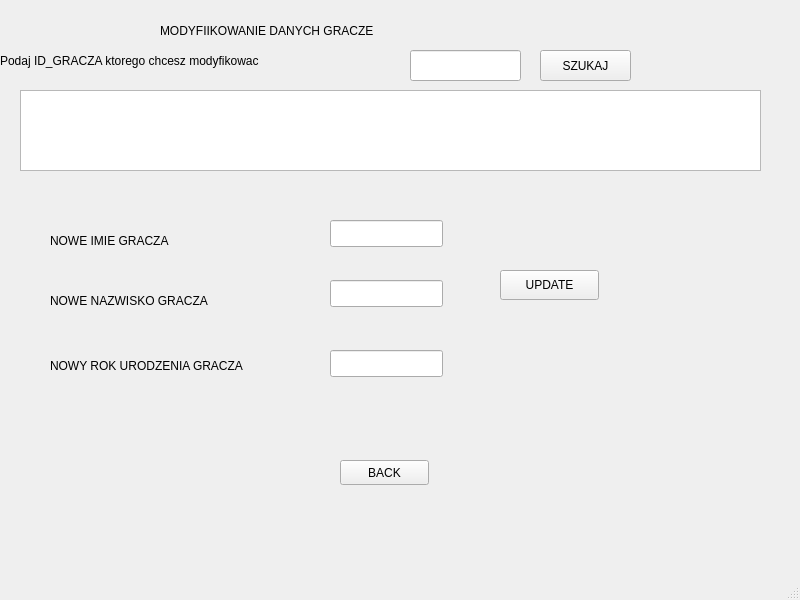
<?xml version="1.0" encoding="UTF-8"?>
<ui version="4.0">
 <class>MainWindow</class>
 <widget class="QMainWindow" name="MainWindow">
  <property name="geometry">
   <rect>
    <x>0</x>
    <y>0</y>
    <width>800</width>
    <height>600</height>
   </rect>
  </property>
  <property name="windowTitle">
   <string>MainWindow</string>
  </property>
  <widget class="QWidget" name="centralwidget">
   <widget class="QLabel" name="label">
    <property name="geometry">
     <rect>
      <x>470</x>
      <y>320</y>
      <width>361</width>
      <height>41</height>
     </rect>
    </property>
    <property name="text">
     <string/>
    </property>
   </widget>
   <widget class="QLineEdit" name="lineEdit">
    <property name="geometry">
     <rect>
      <x>410</x>
      <y>50</y>
      <width>111</width>
      <height>31</height>
     </rect>
    </property>
   </widget>
   <widget class="QLabel" name="label_2">
    <property name="geometry">
     <rect>
      <x>50</x>
      <y>230</y>
      <width>221</width>
      <height>21</height>
     </rect>
    </property>
    <property name="text">
     <string>NOWE IMIE GRACZA</string>
    </property>
   </widget>
   <widget class="QLabel" name="label_3">
    <property name="geometry">
     <rect>
      <x>0</x>
      <y>50</y>
      <width>401</width>
      <height>21</height>
     </rect>
    </property>
    <property name="text">
     <string>Podaj ID_GRACZA ktorego chcesz modyfikowac</string>
    </property>
   </widget>
   <widget class="QTextBrowser" name="textBrowser">
    <property name="geometry">
     <rect>
      <x>20</x>
      <y>90</y>
      <width>741</width>
      <height>81</height>
     </rect>
    </property>
   </widget>
   <widget class="QPushButton" name="pushButton">
    <property name="geometry">
     <rect>
      <x>540</x>
      <y>50</y>
      <width>91</width>
      <height>31</height>
     </rect>
    </property>
    <property name="text">
     <string>SZUKAJ</string>
    </property>
   </widget>
   <widget class="QLabel" name="label_4">
    <property name="geometry">
     <rect>
      <x>50</x>
      <y>290</y>
      <width>221</width>
      <height>21</height>
     </rect>
    </property>
    <property name="text">
     <string>NOWE NAZWISKO GRACZA</string>
    </property>
   </widget>
   <widget class="QLabel" name="label_5">
    <property name="geometry">
     <rect>
      <x>50</x>
      <y>350</y>
      <width>271</width>
      <height>31</height>
     </rect>
    </property>
    <property name="text">
     <string>NOWY ROK URODZENIA GRACZA</string>
    </property>
   </widget>
   <widget class="QLineEdit" name="lineEdit_2">
    <property name="geometry">
     <rect>
      <x>330</x>
      <y>220</y>
      <width>113</width>
      <height>27</height>
     </rect>
    </property>
   </widget>
   <widget class="QLineEdit" name="lineEdit_3">
    <property name="geometry">
     <rect>
      <x>330</x>
      <y>280</y>
      <width>113</width>
      <height>27</height>
     </rect>
    </property>
   </widget>
   <widget class="QLineEdit" name="lineEdit_4">
    <property name="geometry">
     <rect>
      <x>330</x>
      <y>350</y>
      <width>113</width>
      <height>27</height>
     </rect>
    </property>
   </widget>
   <widget class="QPushButton" name="pushButton_2">
    <property name="geometry">
     <rect>
      <x>500</x>
      <y>270</y>
      <width>99</width>
      <height>30</height>
     </rect>
    </property>
    <property name="text">
     <string>UPDATE</string>
    </property>
   </widget>
   <widget class="QLabel" name="label_6">
    <property name="geometry">
     <rect>
      <x>160</x>
      <y>10</y>
      <width>361</width>
      <height>41</height>
     </rect>
    </property>
    <property name="text">
     <string>MODYFIIKOWANIE DANYCH GRACZE</string>
    </property>
   </widget>
   <widget class="QPushButton" name="pushButton_3">
    <property name="geometry">
     <rect>
      <x>340</x>
      <y>460</y>
      <width>89</width>
      <height>25</height>
     </rect>
    </property>
    <property name="text">
     <string>BACK</string>
    </property>
   </widget>
  </widget>
  <widget class="QMenuBar" name="menubar">
   <property name="geometry">
    <rect>
     <x>0</x>
     <y>0</y>
     <width>800</width>
     <height>22</height>
    </rect>
   </property>
  </widget>
  <widget class="QStatusBar" name="statusbar"/>
 </widget>
 <resources/>
 <connections/>
</ui>
